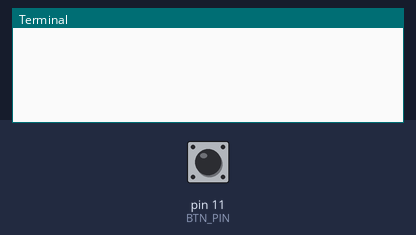
Bench run of a program on a simulated Raspberry Pi (header pin numbers). On the bench: the last lines printed to the terminal. The test bench sets the inputs (shaded band); at power-on: pin 11 (BTN_PIN) HIGH. The clock reads 2024-03-15 10:24:30 at power-on unless the program sets it.

Above: at 1.2 s.
1.3 s: pin 11 (BTN_PIN) pulled LOW for 0.15 s
At 1.8 s:
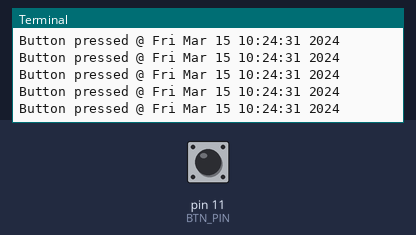
2.9 s: pin 11 (BTN_PIN) pulled LOW for 1 s
At 4.3 s:
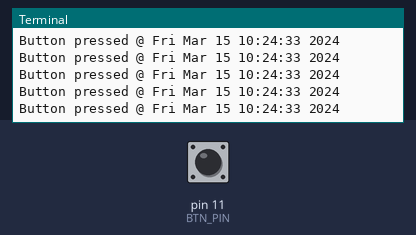
5.4 s: pin 11 (BTN_PIN) pulled LOW for 0.15 s
At 6.1 s:
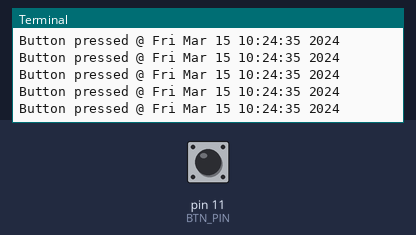
Timing chart, 0 to 8.4 s (numbered marks = the images above; inputs shaded):
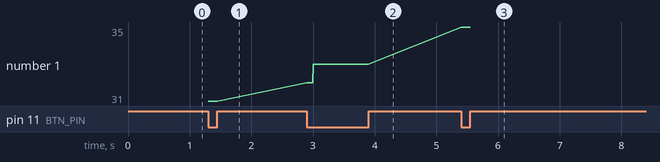

The program:

push_button_poll.py
```python
# (licence header left out)
import RPi.GPIO as GPIO
import time

GPIO.setmode(GPIO.BOARD)
BTN_PIN = 11
GPIO.setup(BTN_PIN, GPIO.IN)

try:
    while True:
        if GPIO.input(BTN_PIN) == GPIO.LOW:
            print("Button pressed @"), time.ctime()

except KeyboardInterrupt:
    print "Exception: KeyboardInterrupt"

finally:
    GPIO.cleanup()
```

Measured:
- after the input at 1.3 s, the terminal: prints a new line at once (image 1)
- after the input at 2.9 s, the terminal: prints a new line at once (image 2)
- after the input at 5.4 s, the terminal: prints a new line at once (image 3)
- plotted number 1: 31 → 33 after the input at 2.9 s, 33 → 35 after the input at 5.4 s
